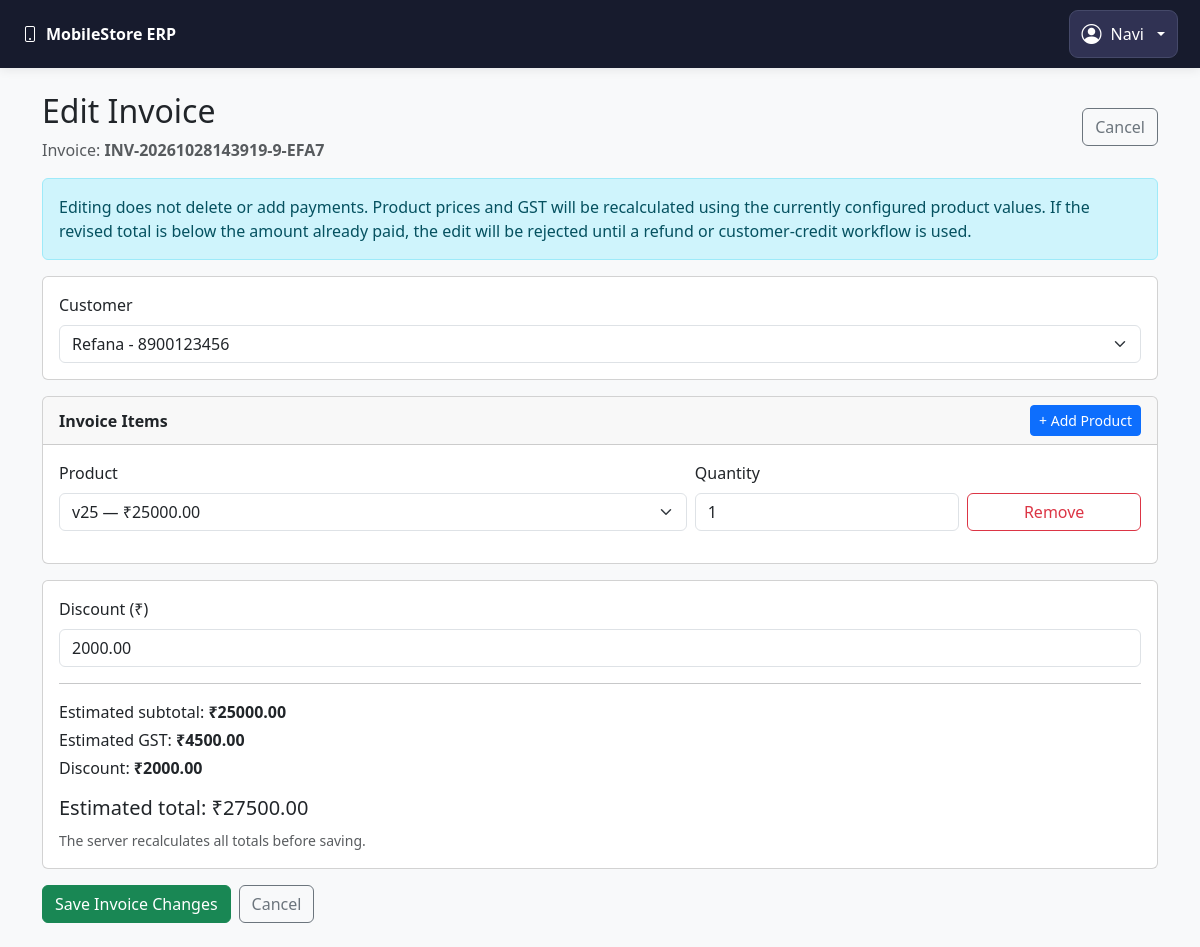
The page /billing/8/edit (signed in) on the database its author committed.
### models.py (models this page shows, shortened)
class TimestampMixin:
    created_at = db.Column(db.DateTime(timezone=True), default=utc_now, nullable=False)
    updated_at = db.Column(
        db.DateTime(timezone=True), default=utc_now, onupdate=utc_now, nullable=False
    )

class User(UserMixin, TimestampMixin, db.Model):
    __tablename__ = "users"
    id = db.Column(db.Integer, primary_key=True)
    username = db.Column(db.String(80), unique=True, nullable=False, index=True)
    full_name = db.Column(db.String(150), nullable=False)
    password_hash = db.Column(db.String(255), nullable=False)
    role = db.Column(db.String(20), nullable=False, default="cashier")
    is_active = db.Column(db.Boolean, default=True, nullable=False)

class Sale(TimestampMixin, db.Model):
    __tablename__ = "sales"
    id = db.Column(db.Integer, primary_key=True)
    invoice_number = db.Column(
        db.String(80), unique=True, nullable=False
    )
    customer_id = db.Column(
        db.Integer, db.ForeignKey("customers.id"), nullable=True
    )
    user_id = db.Column(
        db.Integer, db.ForeignKey("users.id"), nullable=False
    )
    sale_date = db.Column(
        db.DateTime(timezone=True), default=utc_now, nullable=False
    )
    subtotal = db.Column(db.Float, default=0, nullable=False)
    tax_amount = db.Column(db.Float, default=0, nullable=False)
    discount_amount = db.Column(db.Float, default=0, nullable=False)
    total_amount = db.Column(db.Float, default=0, nullable=False)
    status = db.Column(
        db.String(30), default="completed", nullable=False
    )
    customer = db.relationship("Customer")
    user = db.relationship("User")
    payments = db.relationship(
        "Payment",
        back_populates="sale",
        foreign_keys="Payment.sale_id",
    )

class Customer(TimestampMixin, db.Model):
    __tablename__ = "customers"
    id = db.Column(db.Integer, primary_key=True)
    customer_code = db.Column(
        db.String(20),
        unique=True,
        nullable=True,
        index=True
    )
    name = db.Column(db.String(150), nullable=False, index=True)
    phone = db.Column(db.String(20), index=True)
    email = db.Column(db.String(150))
    address = db.Column(db.Text)
    gst_number = db.Column(db.String(30))

class SaleItem(db.Model):
    __tablename__ = "sale_items"
    id = db.Column(db.Integer, primary_key=True)
    sale_id = db.Column(db.Integer, db.ForeignKey("sales.id"), nullable=False)
    product_id = db.Column(db.Integer, db.ForeignKey("products.id"), nullable=False)
    quantity = db.Column(db.Integer, nullable=False)
    unit_price = db.Column(db.Float, nullable=False)
    tax_amount = db.Column(db.Float, default=0, nullable=False)
    subtotal = db.Column(db.Float, nullable=False)
    sale = db.relationship(
        "Sale", backref=db.backref("items", cascade="all, delete-orphan")
    )
    product = db.relationship("Product")

class Product(TimestampMixin, db.Model):
    __tablename__ = "products"
    id = db.Column(db.Integer, primary_key=True)
    product_code = db.Column(db.String(50), unique=True, nullable=False)
    barcode = db.Column(db.String(100), unique=True, nullable=True)
    name = db.Column(db.String(150), nullable=False, index=True)
    brand = db.Column(db.String(100))
    model = db.Column(db.String(100))
    category = db.Column(db.String(80), default="Mobile")
    variant = db.Column(db.String(100))
    color = db.Column(db.String(50))
    condition = db.Column(db.String(30), nullable=False, default="Sealed")
    used_grade = db.Column(db.String(30))
    warranty_months = db.Column(db.Integer, default=0)
    hsn_code = db.Column(db.String(30), nullable=True)
    gst_percent = db.Column(db.Float, default=0, nullable=False)
    cost_price = db.Column(db.Float, default=0, nullable=False)
    selling_price = db.Column(db.Float, default=0, nullable=False)
    stock_quantity = db.Column(db.Integer, default=0, nullable=False)
    reorder_level = db.Column(db.Integer, default=5, nullable=False)
    track_imei = db.Column(db.Boolean, default=True, nullable=False)
    is_active = db.Column(db.Boolean, default=True, nullable=False)
    imei_records = db.relationship("IMEIRecord", back_populates="product", lazy=True)

### app.py (the view, shortened to what this page needs)
    @app.route(
        "/billing/<int:sale_id>/edit",
        methods=["GET", "POST"],
    )
    @login_required
    def billing_edit(sale_id):
        sale = db.session.get(Sale, sale_id)
        if sale is None:
            flash("Invoice not found.", "danger")
            return redirect(url_for("billing_list"))
        customers = Customer.query.order_by(Customer.name.asc()).all()
        products = (
            Product.query.filter_by(is_active=True).order_by(Product.name.asc()).all()
        )
        return render_template(
            "billing/edit.html",
            sale=sale,
            customers=customers,
            products=products,
        )

### templates/Billing/Edit.html (shortened to what this page needs)
{% extends "base.html" %}
{% block content %}
<div class="container mt-4">
    <div class="d-flex justify-content-between align-items-center mb-3">
        <div>
            <h2>Edit Invoice</h2>
            <p class="text-muted mb-0">
                Invoice: <strong>{{ sale.invoice_number }}</strong>
            </p>
        </div>
        <a href="{{ url_for('billing_detail', sale_id=sale.id) }}"
           class="btn btn-outline-secondary">
            Cancel
        </a>
    </div>
    <div class="alert alert-info">
        Editing does not delete or add payments. Product prices and GST
        will be recalculated using the currently configured product values.
        If the revised total is below the amount already paid, the edit
        will be rejected until a refund or customer-credit workflow is used.
    </div>
    <form method="POST"
          action="{{ url_for('billing_edit', sale_id=sale.id) }}"
          id="editInvoiceForm">
        <div class="card mb-3">
            <div class="card-body">
                <label for="customer_id" class="form-label">Customer</label>
                <select name="customer_id" id="customer_id"
                        class="form-select">
                    {% for customer in customers %}
                    <option value="{{ customer.id }}"
                        {% if sale.customer_id == customer.id %}selected{% endif %}>
                        {{ customer.name }}
                        {% if customer.phone %} - {{ customer.phone }}{% endif %}
                    </option>
                    {% endfor %}
                </select>
            </div>
        </div>
        <div class="card mb-3">
            <div class="card-header d-flex justify-content-between align-items-center">
                <strong>Invoice Items</strong>
                <button type="button" class="btn btn-sm btn-primary"
                        id="addItemButton">
                    + Add Product
                </button>
            </div>
            <div class="card-body">
                <div id="itemRows">
                    {% for item in sale.items %}
                    <div class="row g-2 align-items-end item-row mb-3">
                        <div class="col-md-7">
                            <label class="form-label">Product</label>
                            <select name="product_id[]" class="form-select product-select"
                                    required>
                                {% for product in products %}
                                <option value="{{ product.id }}"
                                        data-price="{{ product.selling_price or 0 }}"
                                        data-gst="{{ product.gst_percent or 0 }}"
                                        {% if item.product_id == product.id %}selected{% endif %}>
                                    {{ product.name }}
                                    — ₹{{ "%.2f"|format(product.selling_price or 0) }}
                                </option>
                                {% endfor %}
                            </select>
                        </div>
                        <div class="col-md-3">
                            <label class="form-label">Quantity</label>
                            <input type="number" name="quantity[]"
                                   class="form-control quantity-input"
                                   min="1" step="1"
                                   value="{{ item.quantity }}" required>
                        </div>
                        <div class="col-md-2">
                            <button type="button"
                                    class="btn btn-outline-danger remove-row w-100">
                                Remove
                            </button>
                        </div>
                    </div>
                    {% endfor %}
                </div>
            </div>
        </div>
        <div class="card mb-3">
            <div class="card-body">
                <label for="discount_amount" class="form-label">
                    Discount (₹)
                </label>
                <input type="number" name="discount_amount"
                       id="discount_amount" class="form-control"
                       min="0" step="0.01"
                       value="{{ '%.2f'|format(sale.discount_amount or 0) }}"
                       required>
                <hr>
                <p class="mb-1">Estimated subtotal:
                    <strong id="subtotalDisplay">₹0.00</strong>
                </p>
                <p class="mb-1">Estimated GST:
                    <strong id="taxDisplay">₹0.00</strong>
                </p>
                <p class="mb-1">Discount:
                    <strong id="discountDisplay">₹0.00</strong>
                </p>
                <h5 class="mt-3">Estimated total:
                    <span id="totalDisplay">₹0.00</span>
                </h5>
                <small class="text-muted">
                    The server recalculates all totals before saving.
                </small>
            </div>
        </div>
        <div class="d-flex gap-2 mb-4">
            <button type="submit" class="btn btn-success">
                Save Invoice Changes
            </button>
            <a href="{{ url_for('billing_detail', sale_id=sale.id) }}"
               class="btn btn-outline-secondary">
                Cancel
            </a>
        </div>
    </form>
</div>
{% endblock %}

### templates/base.html (shortened to what this page needs)
<!DOCTYPE html>
<html lang="en">
<head>
    <link
        href="https://cdn.jsdelivr.net/npm/bootstrap@5.3.3/dist/css/bootstrap.min.css"
        rel="stylesheet">
    <link
        href="https://cdn.jsdelivr.net/npm/bootstrap-icons@1.11.3/font/bootstrap-icons.min.css"
        rel="stylesheet">
</head>
<body class="bg-light">
    {% if current_user.is_authenticated %}
    <nav class="navbar app-navbar">
        <div class="container-fluid px-0">
            <a class="app-brand" href="{{ url_for('dashboard_page') }}">
                <i class="bi bi-phone me-2"></i>MobileStore ERP
            </a>
            <div class="dropdown">
                <button
                    class="btn account-button dropdown-toggle"
                    type="button"
                    id="accountDropdown"
                    data-bs-toggle="dropdown"
                    aria-expanded="false">
                    <i class="bi bi-person-circle fs-5"></i>
                    <span class="account-name">
                        {{ current_user.full_name or current_user.username }}
                    </span>
                </button>
            </div>
        </div>
    </nav>
    {% endif %}
    {% block content %}{% endblock %}
</body>
</html>

### templates/base.html (style rules this page uses)
.app-navbar { background: #171b2d; padding: 10px 22px; box-shadow: 0 2px 10px rgba(0, 0, 0, .08); }
.app-brand { color: #fff; font-weight: 750; text-decoration: none; }
.account-button { display: inline-flex; align-items: center; gap: 9px; padding: 8px 12px; color: #fff; background: #303253; border: 1px solid #454969; border-radius: 9px; }

### rows shown on the page
User: full_name "Navi"
Sale: invoice_number "INV-20261028143919-9-EFA7", customer_id "Refana - 8900123456", discount_amount "2000.00"
SaleItem: product.name "v25 — ₹25000.00", quantity "1"
